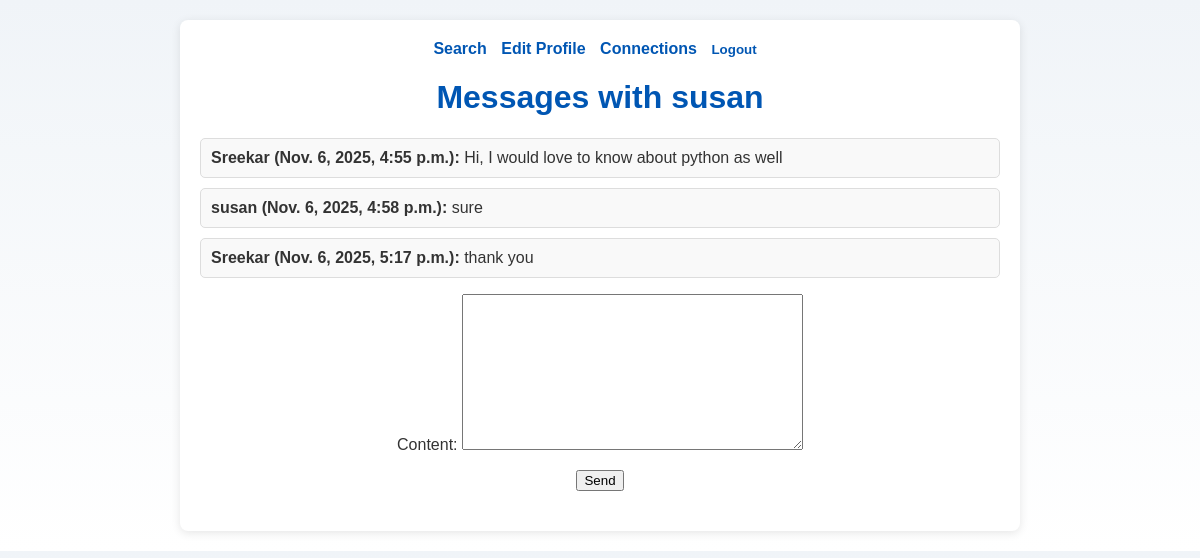
The app's page /messages/1/ (signed in) with its own data.
### apps/messaging/models.py (models this page shows, shortened)
class Message(models.Model):
    sender = models.ForeignKey(User, related_name='sent_messages', on_delete=models.CASCADE)
    receiver = models.ForeignKey(User, related_name='received_messages', on_delete=models.CASCADE)
    content = models.TextField()
    timestamp = models.DateTimeField(auto_now_add=True)

### apps/messaging/views.py (the view)
# urls.py: path('<int:user_id>/', message_list, name='message_list'),
@login_required
def message_list(request, user_id):
    other_user = User.objects.get(id=user_id)
    if not Connection.objects.filter(
        Q(from_user=request.user, to_user=other_user, status='accepted') |
        Q(from_user=other_user, to_user=request.user, status='accepted')
    ).exists():
        return redirect('search')
    chat_messages = Message.objects.filter(
        Q(sender=request.user, receiver=other_user) | Q(sender=other_user, receiver=request.user)
    ).order_by('timestamp')
    if request.method == 'POST':
        form = MessageForm(request.POST)
        if form.is_valid():
            msg = form.save(commit=False)
            msg.sender = request.user
            msg.receiver = other_user
            msg.save()
            return redirect('message_list', user_id=user_id)
    else:
        form = MessageForm()
    context = {
        'other_user': other_user,
        'chat_messages': chat_messages,
        'form': form,
    }
    return render(request, 'messaging/list.html', context)

### apps/messaging/forms.py
class MessageForm(forms.ModelForm):
    class Meta:
        model = Message
        fields = ['content']

### apps/templates/messaging/list.html (shortened to what this page needs)
{% extends 'base.html' %}
{% block content %}
    <h1>Messages with {{ other_user.username }}</h1>
    <ul>
        {% for msg in chat_messages %}
            <li>
                <strong>{{ msg.sender.username }} ({{ msg.timestamp }}):</strong> {{ msg.content }}
            </li>
        {% empty %}
            <li>No messages yet.</li>
        {% endfor %}
    </ul>
    <form method="POST">
        {{ form.as_p }}
        <button type="submit">Send</button>
    </form>
{% endblock %}

### apps/templates/base.html (shortened to what this page needs)
<!DOCTYPE html>
<html lang="en">
<head>
</head>
<body>
    <div class="container">
        <nav>
            {% if user.is_authenticated %}
                <a href="/search/">Search</a>
                <a href="/edit-profile/">Edit Profile</a>
                <a href="/connections/list/">Connections</a>
                <form action="/accounts/logout/" method="post" style="display: inline; font-weight: 900;">
                    <button type="submit">Logout</button>
                </form>
            {% else %}
                <a href="/accounts/login/"></a>
            {% endif %}
        </nav>
        {% block content %}{% endblock %}
    </div>
</body>
</html>

### apps/templates/base.html (style rules this page uses)
body { font-family: Arial, sans-serif; margin: 0; padding: 20px; background: linear-gradient(to bottom, #f0f4f8, #ffffff); color: #333; }
.container { max-width: 800px; margin: 0 auto; padding: 20px; background: #ffffff; border-radius: 8px; box-shadow: 0 2px 10px rgba(0, 0, 0, 0.1); }
nav { text-align: center; margin-bottom: 20px; }
nav a, nav button { margin-right: 10px; color: #0056b3; text-decoration: none; font-weight: bold; background: none; border: none; cursor: pointer; padding: 0; }
h1, h2 { color: #0056b3; text-align: center; }
form { margin-bottom: 20px; text-align: center; }
ul { list-style-type: none; padding: 0; }
li { margin-bottom: 10px; border: 1px solid #ddd; padding: 10px; background: #f9f9f9; border-radius: 5px; }

### records on screen
Message: sender.username "Sreekar", timestamp "Nov. 6, 2025, 4:55 p.m.", content "Hi, I would love to know about python as well"
Message: sender.username "susan", timestamp "Nov. 6, 2025, 4:58 p.m.", content "sure"
Message: sender.username "Sreekar", timestamp "Nov. 6, 2025, 5:17 p.m.", content "thank you"

### other values on screen
{{ other_user.username }} "susan"
